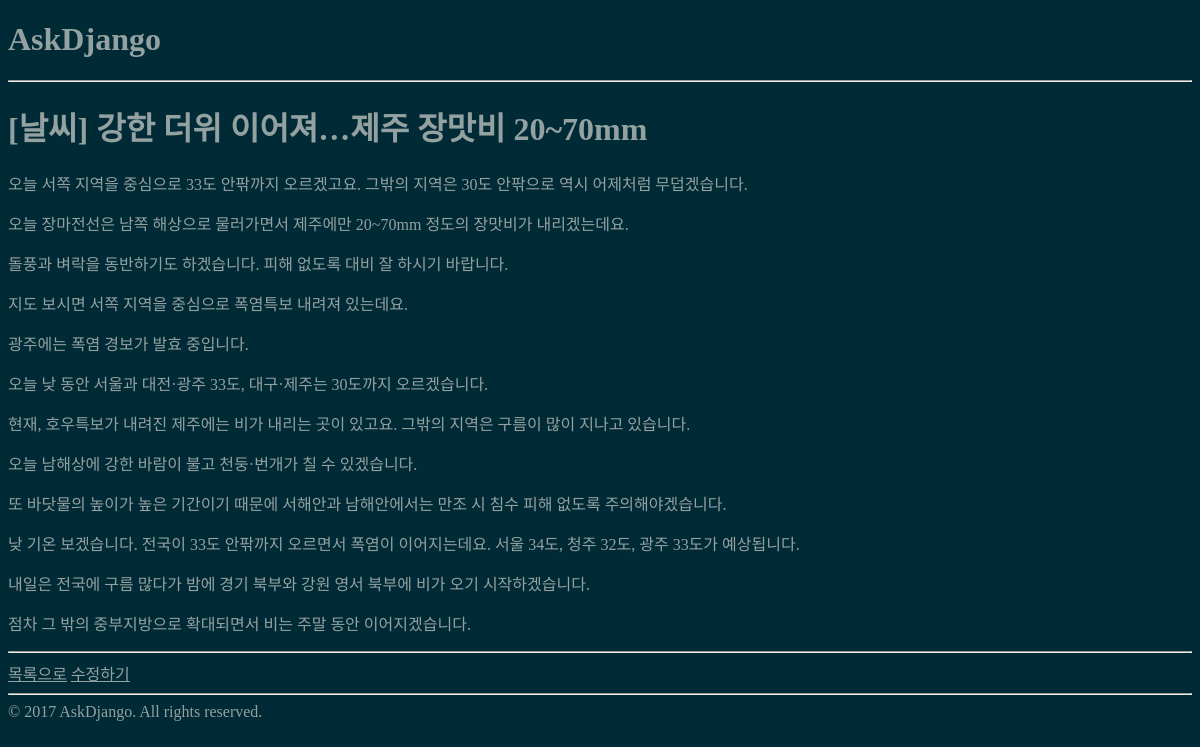
Before: /weblog/11/ with the older database file.
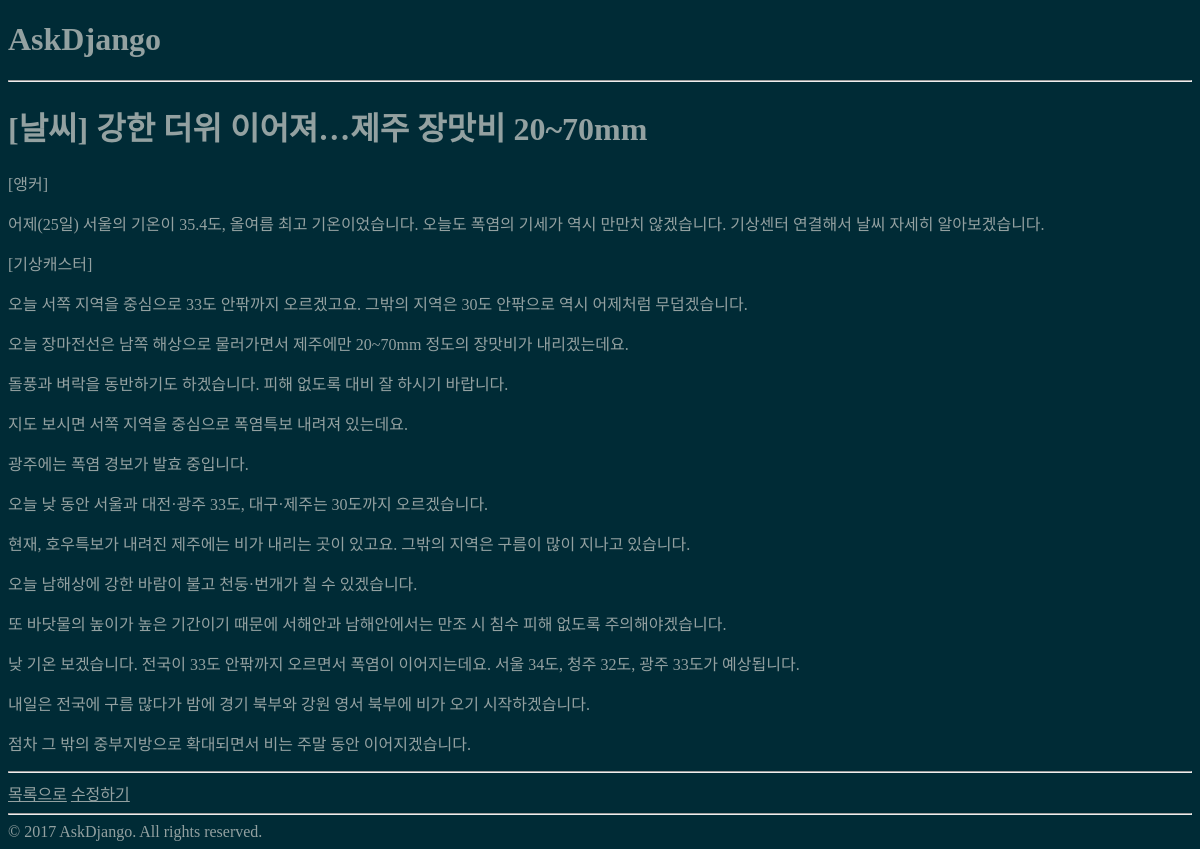
After: the same page with the newer database file.
### blog/models.py (models this page shows, shortened)
class Post(models.Model):
	author = models.CharField(max_length=20)
	title = models.CharField(max_length=100, help_text='이름 3글자를 넣어주세요.')
	'''
	CharField는 길이 제한이 있는 문자열이다.
	DB는 길이 제한이 있는 문자열을 빠르게 잘 찾아낼 수 있다.
	'''
	content = models.TextField(help_text='본문 내용을 입력해주세요.') # TextField는 길이 제한이 없는 문자열이다.
	created_at = models.DateTimeField(auto_now_add=True) # auto_now_add=True는 글을 포스팅할 때 '생성 시각'을 django가 자동으로 저장한다.
	updated_at = models.DateTimeField(auto_now=True) # auto_now=True는 글의 '갱신 시각'을 django가 자동으로 저장한다.
	class Meta:
		ordering = ['-id']	# 역순으로 정렬한다. (최신 포스트를 상단에 배치)

### blog/views.py (the view)
# urls.py: url(r'^(?P<pk>\d+)/$', views.post_detail, name='post_detail'),
def post_detail(request, pk):
	post = Post.objects.get(pk=pk) # post = Post.objects.get(pk=int(pk))처럼 굳이 문자열을 정수로 변환하지 않아도 된다.
	return render(request, 'blog/post_detail.html', {
		'post': post,
	})

### blog/templates/blog/post_detail.html
{% extends "blog/layout.html" %}
{% block content %}
	<h1>{{ post.title }}</h1>
	{{ post.content|linebreaks }}
	<hr/>
	<a href="{% url "blog:post_list" %}">목록으로</a>
    <a href="{% url "blog:post_edit" post.pk %}">수정하기</a>
{% endblock %}

### blog/templates/blog/layout.html (shortened to what this page needs)
{% extends "layout.html" %}

### askdjango/templates/layout.html (shortened to what this page needs)
<!doctype html>
<html>
    <head>
    </head>
    <body>
        <h1>AskDjango</h1>
		<hr/>
        {% block content %}{% endblock %}
		<hr/>
		&copy; 2017 AskDjango. All rights reserved.
    </body>
</html>

### askdjango/templates/layout.html (style rules this page uses)
body { background-color: #002b36; }
body { color: #93a1a1; }
a:link { color: #93a1a1; }

Changed rows visible on the page:
changed Post "[날씨] 강한 더위 이어져…제주 장맛비 20~70mm": content "오늘 서쪽 지역을 중심으로…" → "[앵커] 어제(25일) 서울의 기온이 35.4도, 올여름 최고 기온이었습니다. 오늘도 폭염의 기세가 역시 만만치 않겠습니다. 기상센터 연결해서 날씨 자세히 알아보겠습니다. [기상캐스터] 오늘 서쪽 지역을 중심으로…"
